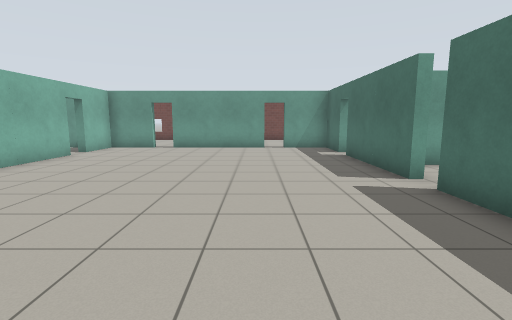
view 1 (above)

19 first-person views from a walk through a world built for the Gazebo simulator. The camera is 1.2 m above the floor, tilts 8° down and sees 85° across. The floor is counted in squares, 1 m on a side. Each view is taken from the middle of a square. On the plan, view 1 faces up. The plan holds only what a view shows up to about 12 squares ahead; the rest is blank. Gazebo's built-in surfaces are drawn with simple patterns.

view 2
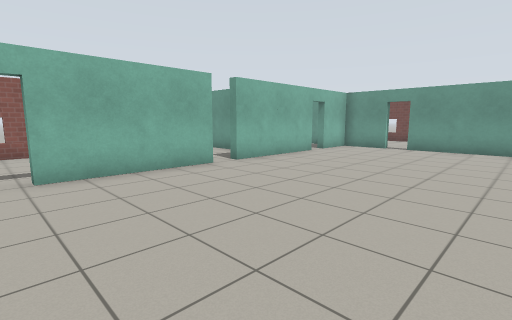

view 3
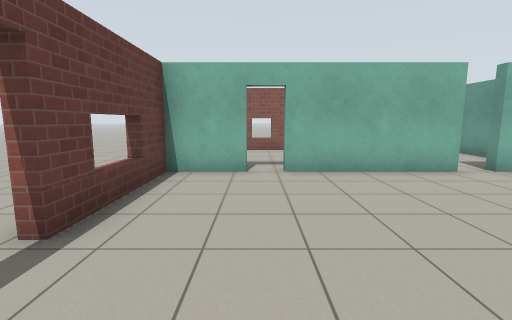

view 4
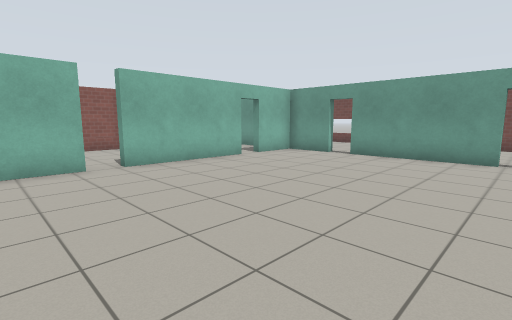

view 5
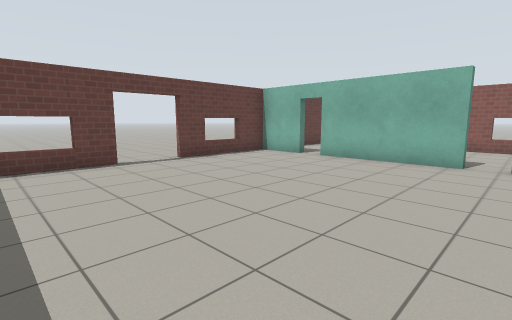

view 6
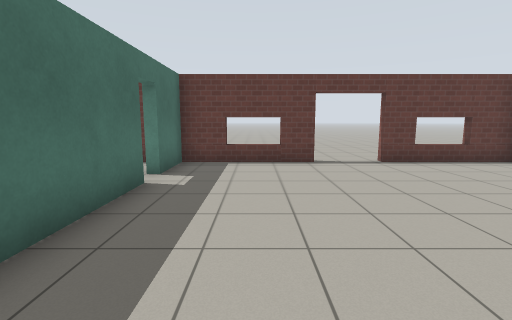

view 7
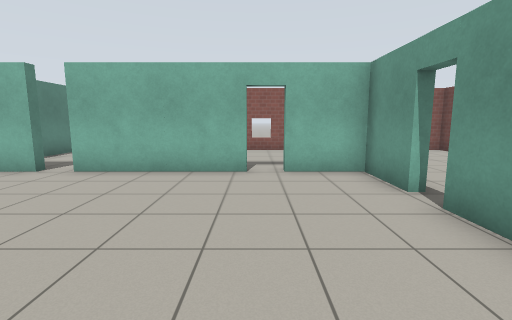

view 8
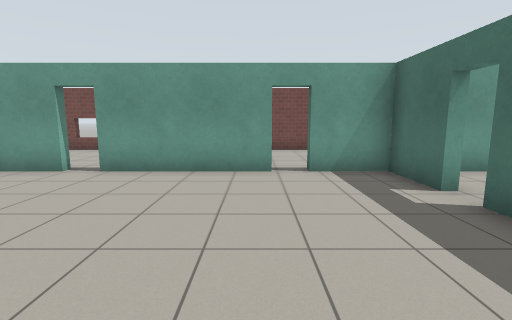

view 9
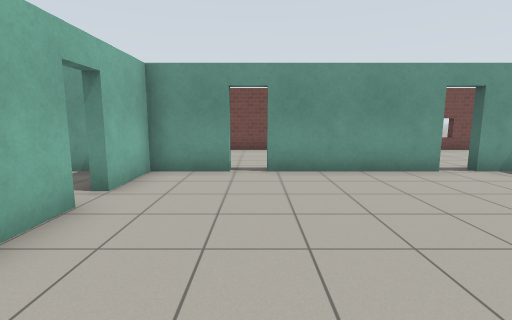

view 10
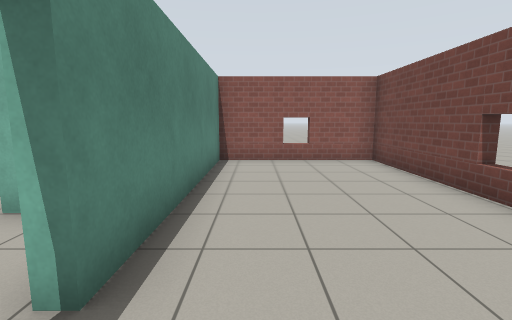

view 11
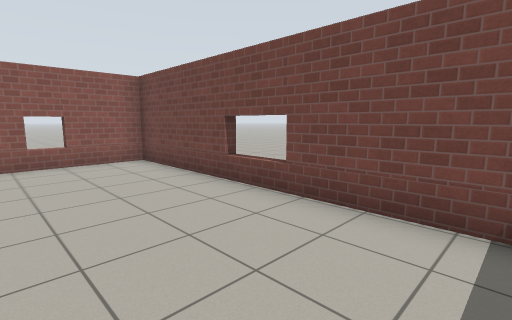

view 12
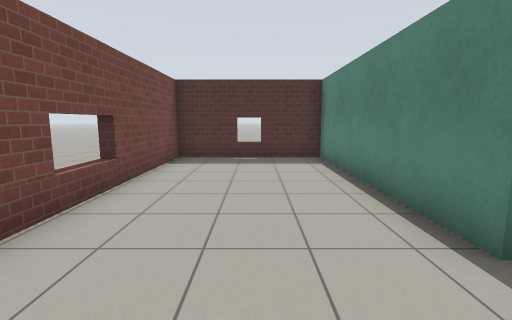

view 13
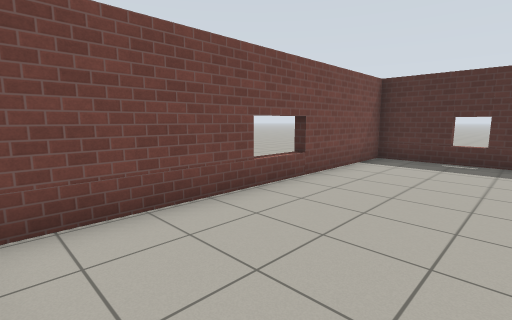

view 14
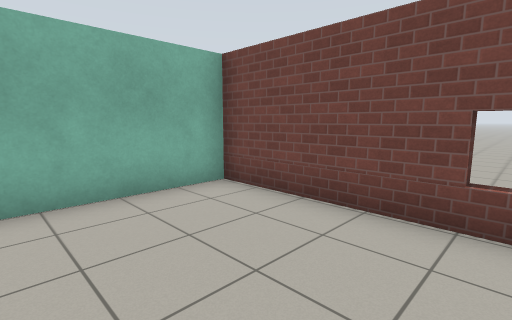

view 15
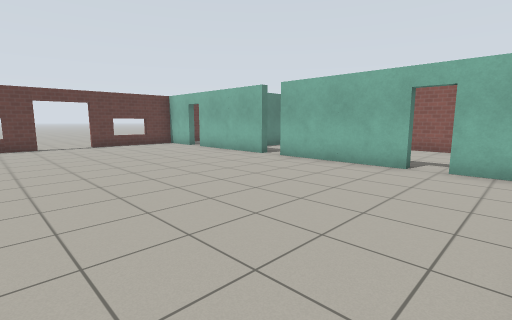

view 16
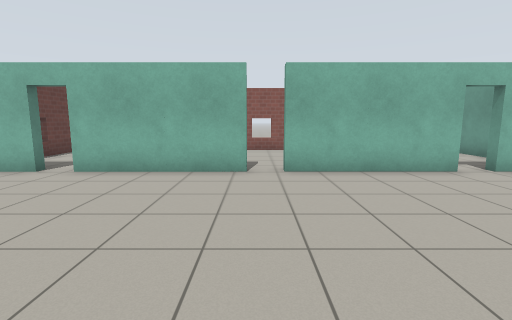

view 17
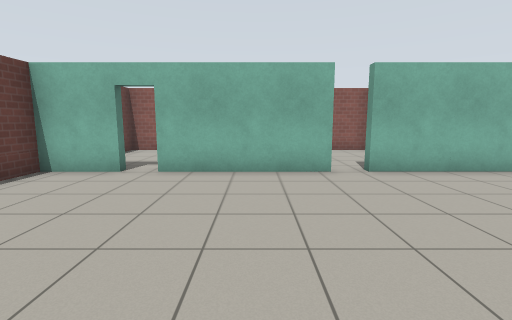

view 18
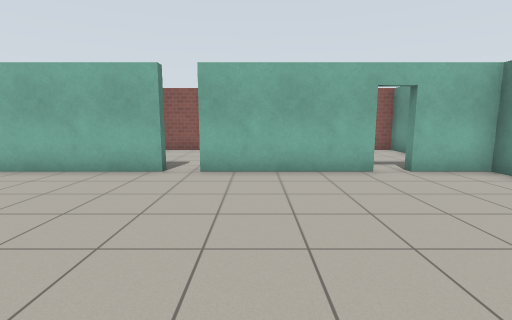

view 19
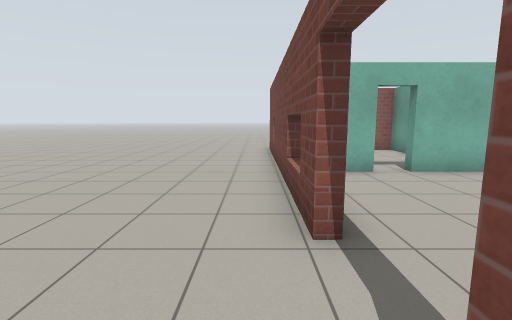

### Floor plan
Ten units are one square. View 1 is at (0, 0); x grows to the right and y downward. Boxes are objects, and circles mark ways between rooms. Rooms are numbered by the first view taken in them; rooms with no view inside come last. Other rooms are left out.
<svg viewBox="-121 -181 216 210">
<path fill="none" stroke="#000" d="M-65 -49 -65 -6M32 -56 32 -99M-65 -99 -65 -56M32 -106 32 -126 13 -126M3 -126 -38 -126M-46 -126 -65 -126 -65 -106M32 -6 32 -49M-65 1 -65 21 -27 21M-8 21 32 21 32 1M-30 -176 -115 -176 -115 -129 -46 -129M13 -129 82 -129 82 -176 -15 -176 -15 -140M-27 24 -116 24M-109 -29 -92 -29M-90 -76 -104 -76M-115 -76 -115 -33M-102 -26 -115 -26 -115 21 -92 21M-79 -126 -115 -126 -115 -84"/>
<circle cx="-40" cy="-130" r="3" fill="#2a7"/>
<circle cx="10" cy="-130" r="3" fill="#2a7"/>
<circle cx="-15" cy="20" r="3" fill="#2a7"/>
<circle cx="-70" cy="-55" r="3" fill="#2a7"/>
<circle cx="-70" cy="-5" r="3" fill="#2a7"/>
<circle cx="-70" cy="-105" r="3" fill="#2a7"/>
<text x="-20" y="-60">1</text>
<text x="-70" y="-160">2</text>
<text x="30" y="-160">3</text>
<text x="90" y="-20">4</text>
<text x="-100" y="-50">5</text>
<text x="-100" y="0">6</text>
<text x="-100" y="-100">7</text>
</svg>
Room 1 opens to room 2. Room 1 opens to room 3. Room 1 opens to room 4. Room 1 opens to room 5. Room 1 opens to room 6. Room 1 opens to room 7.

Where each view was taken, in squares from view 1:
view 1: 0 up, 0 right, facing up
view 2: 0 up, 0 right, facing up-left
view 3: 0 up, 0 right, facing left
view 4: 3 up, 1 right, facing up-left
view 5: 6 up, 2 right, facing down-left
view 6: 6 up, 1 right, facing down
view 7: 10 up, 0 right, facing left
view 8: 6 up, 0 right, facing up
view 9: 6 up, 4 left, facing up
view 10: 14 up, 3 left, facing left
view 11: 14 up, 3 left, facing up-left
view 12: 15 up, 1 left, facing right
view 13: 14 up, 1 left, facing up-right
view 14: 14 up, 3 right, facing up-left
view 15: 12 up, 1 right, facing down-left
view 16: 5 up, 0 right, facing left
view 17: 3 up, 0 right, facing left
view 18: 7 up, 0 right, facing left
view 19: 3 down, 0 right, facing left
